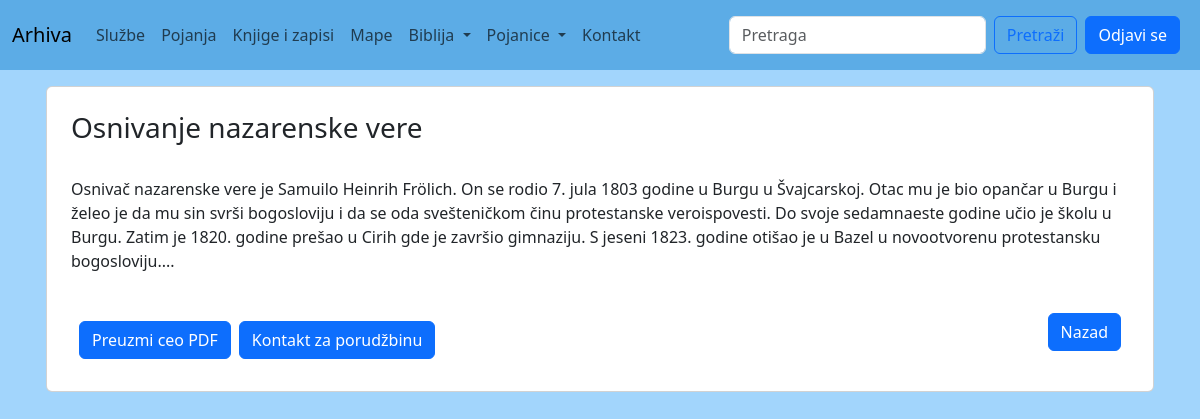
Page /knjige-i-spisi/osnivanje-nazarenske-vere/ (signed in) on the committed database.
### knjige/models.py (models this page shows, shortened)
class Knjiga(models.Model):
	knjiga = models.FileField(upload_to='files/knjige/',blank=True, null='')
	title = models.CharField(max_length=120,blank=True, null=True)
	slug = models.SlugField(unique=True,blank=True, null=True)
	opis = models.TextField(null=True,blank=True)
	where_to_buy_link = models.CharField(max_length=120,blank=True, null=True)
	kontakt_za_porudzbine = models.CharField(max_length=140,blank=True, null=True)
	broj_telefona_porudzbine = models.CharField(max_length=140,blank=True, null=True)
	objects = KnjigeManager()

### knjige/views.py (the view)
# urls.py: path('knjige-i-spisi/<str:slug>/', knjiga_detail_view,name='knjiga_detail_view'),
@login_required(login_url="/login/")
def knjiga_detail_view(request,slug):
	obj = get_object_or_404(Knjiga, slug=slug)
	template_name = "detail.html"
	context = {"object": obj}
	return render(request, template_name, context)

### knjige/models.py (called while the page is built)
	def get_queryset(self):
		return KnjigeQuerySet(self.model, using=self._db)

### knjige/templates/detail.html (shortened to what this page needs)
{% extends "base.html" %}
{% block content %}
<div class="container p-3">
    <div class="row">
        <div class="col-12">
            <div class="card p-3">
                <div class="card-body p-2">
                	<h3>{{object.title}}</h3><br>
                    <p class="card-text">
                        {{object.opis}}
                    </p>
                    <div class="d-flex justify-content-between align-items-center mt-4 p-2">
                        <div class="d-flex ">
                        {% if object.knjiga %}
                            <div class="mt-3">
                                <a href="{{ object.knjiga.url }}" target="_blank" class="btn btn-primary me-2">
                                     Preuzmi ceo PDF
                                </a>
                            </div>
                        {% else %}
                            <div class="mt-3">
                                <a href="{%url 'knjiga_detail_view' slug=object.slug%}" class="btn btn-primary me-2">
                                    <i class="bi bi-download"></i> PDF nije dostupan
                                </a>
                            </div>
                        {% endif %}
                        {% if object.where_to_buy_link %}
                        	<div class="mt-3">
                                <a href="{{object.where_to_buy_link}}" target="_blank" class="btn btn-primary me-2">
                                    <i class="bi bi-download"></i> Poruči
                                </a>
                            </div>
                        {% elif object.kontakt_za_porudzbine and object.broj_telefona_porudzbine %}
                            <div class="mt-3">
                                    <button type="button" class="btn btn-primary me-2" data-bs-toggle="modal" data-bs-target="#orderModal"
                                            data-kontakt="{{ object.kontakt_za_porudzbine }}" data-phone="{{ object.broj_telefona_porudzbine }}">
                                         Kontakt za porudžbinu
                                    </button>
                            </div>
                        {% else %}
                        	<div class="mt-3">
                                <a href="{%url 'knjiga_detail_view' slug=object.slug%}" class="btn btn-primary me-2">
                                    <i class="bi bi-download"></i> Nije dostupno
                                </a>
                            </div>
                        {% endif %}
                    </div>
                    <div class="d-flex justify-content-end">
                        <a href="{% url 'knjiga_list_view' %}" class="btn btn-primary">
                        	 Nazad
                        </a>
                    </div>
                </div>
            </div>
        </div>
    </div>
</div>
{% endblock %}

### rows in the picture
Knjiga: title "Osnivanje nazarenske vere", opis "Osnivač nazarenske vere je Samuilo Heinrih Frölich. On se rodio 7. jula 1803 godine u Burgu u Švajcarskoj. Otac mu je bio opančar u Burgu i želeo je da mu sin svrši bogosloviju i da se oda svešteničkom činu protestanske veroispovesti. Do svoje sedamnaeste godine učio je školu u Burgu. Zatim je 1820. godine prešao u Cirih gde je završio gimnaziju. S jeseni 1823. godine otišao je u Bazel u novootvorenu protestansku bogosloviju...."
